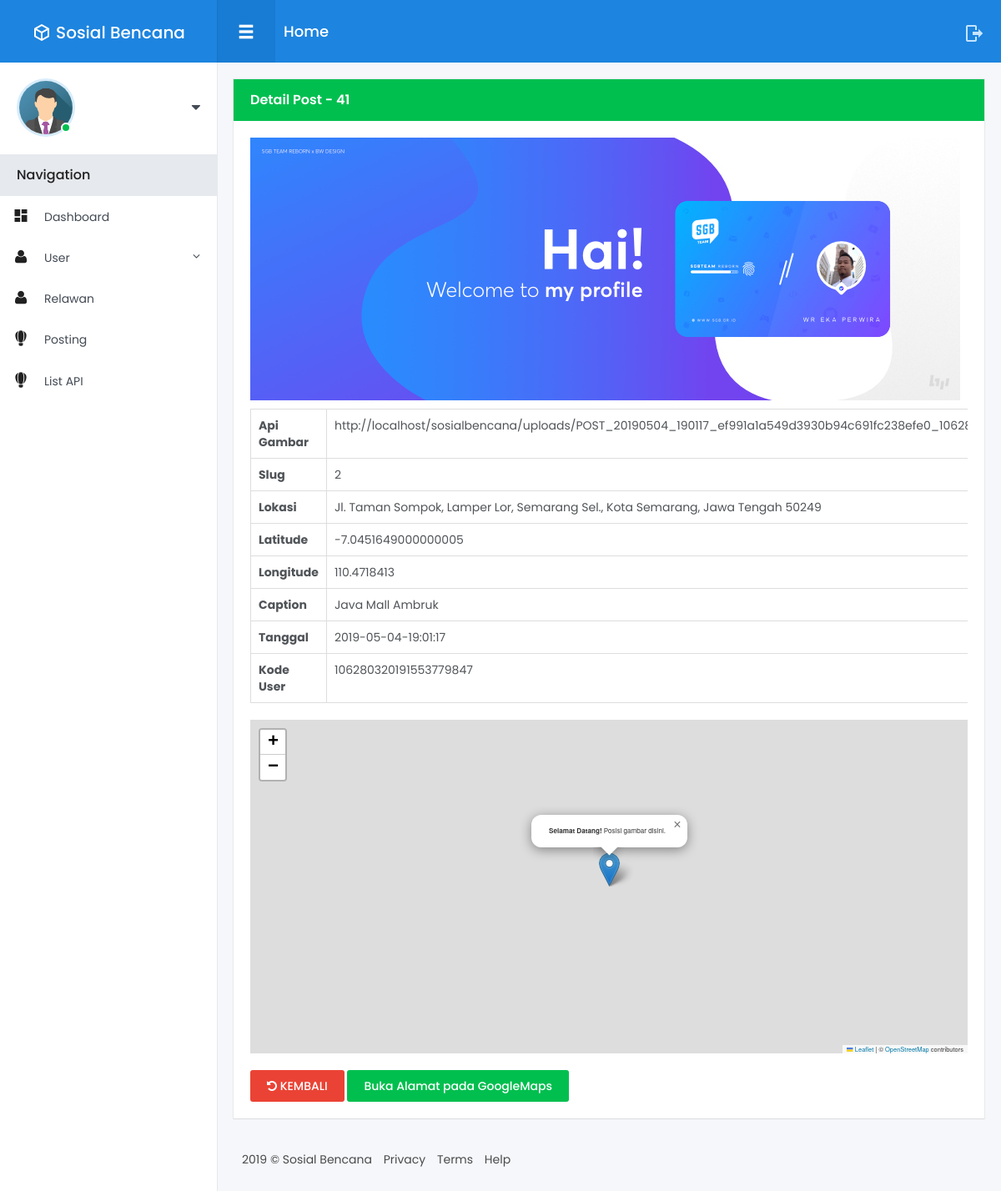
The app's page /posting/detail/41, older data.
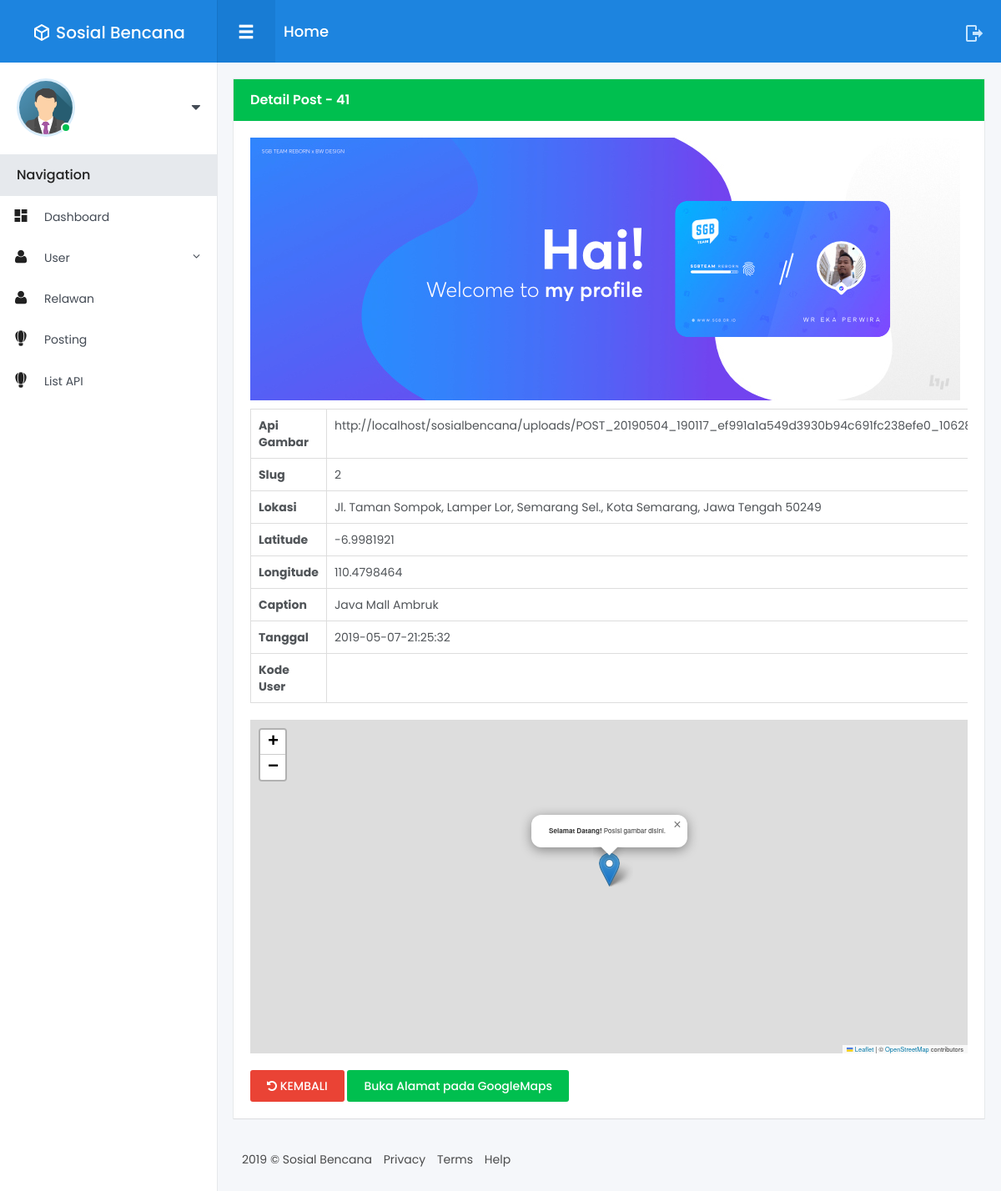
The same page, newer data.
### tables this page shows
CREATE TABLE `post` (
  `id_post` int(11) NOT NULL,
  `nama_img` varchar(255) DEFAULT NULL,
  `api_img` varchar(256) NOT NULL,
  `slug_post` varchar(255) DEFAULT NULL,
  `lokasi` varchar(255) NOT NULL,
  `lttd_loc` varchar(255) DEFAULT NULL,
  `lgttd_loc` varchar(255) DEFAULT NULL,
  `caption` text,
  `tanggal` date DEFAULT NULL,
  `waktu` time DEFAULT NULL,
  `user_kode` varchar(100) NOT NULL
);

### application/controllers/Posting.php (called while the page is built, shortened)
<?php
class Posting extends CI_Controller {
	public function __construct()
	{
        $this->load->model('Posting_model');
        $this->load->model('Status_model');
    }
    public function detail($id)
    {
        $post           = $this->Posting_model->detailPost($id)->row_array();
        $data = array(
            'post'      => $post,
        );
        $this->load->view('Admin/Posting/detail', $data);
    }
}

### index.php (called while the page is built, shortened)
<?php
require_once BASEPATH.'core/CodeIgniter.php';

### application/models/Posting_model.php (called while the page is built, shortened)
<?php
class Posting_model extends CI_Model {
    public function detailPost($where)
    {
        $this->db->where('id_post', $where);
        return $this->db->get('post');
    }
}

### application/views/Admin/Posting/detail.php (the view, shortened to what this page needs)
<!DOCTYPE html>
<html lang="en">
<head>
</head>
<body>
	<div class="main-menu">
		<header class="header">
		</header>
		<div class="content">
		</div>
	</div>
	<div class="fixed-navbar">
	</div>
	<div id="wrapper">
		<div class="main-content">
			<div class="row small-spacing">
				<div class="col-12">
					<div class="box-content card">
						<h4 class="box-title bg-success">Detail Post - <?php echo $post['id_post']; ?></h4>
						<div class="card-content">
							<img src="<?php echo base_url('uploads/').$post['nama_img']; ?>" class="margin-bottom-10"
								alt="" class="img-responsive">
							<div class="table-responsive">
								<table class="table table-bordered">
									<tbody>
										<tr>
											<th scope="row">Api Gambar</th>
											<td><?php echo $post['api_img']; ?></td>
										</tr>
										<tr>
											<th scope="row">Slug</th>
											<td><?php echo $post['slug_post']; ?></td>
										</tr>
										<tr>
											<th scope="row">Lokasi</th>
											<td><?php echo $post['lokasi']; ?></td>
										</tr>
										<tr>
											<th scope="row">Latitude</th>
											<td><?php echo $post['lttd_loc']; ?></td>
										</tr>
										<tr>
											<th scope="row">Longitude</th>
											<td><?php echo $post['lgttd_loc']; ?></td>
										</tr>
										<tr>
											<th scope="row">Caption</th>
											<td><?php echo $post['caption']; ?></td>
										</tr>
										<tr>
											<th scope="row">Tanggal</th>
											<td><?php echo $post['tanggal']."-".$post['waktu']; ?></td>
										</tr>
										<tr>
											<th scope="row">Kode User</th>
											<td><?php echo $post['user_kode']; ?></td>
										</tr>
									</tbody>
								</table>
                                <div class="mapContainer">
									<div id="map2" class="map2"></div>
								</div>
                                <div class="clear-fix"><br></div>
							</div>
							<a href="<?php echo base_url('posting'); ?>" class="btn btn-danger btn-sm"><i
									class="fa fa-rotate-left"></i> KEMBALI</a>
                            <a class="btn btn-success btn-sm" target="_blank"
                                href="//maps.google.com/maps?f=d&amp;daddr=<?php echo $post['lttd_loc']; ?>,<?php echo $post['lgttd_loc']; ?>&amp;hl=en">
                                Buka Alamat pada GoogleMaps</a>
						</div>
					</div>
				</div>
			</div>
			<footer class="footer">
			</footer>
		</div>
	</div>
</body>
</html>

Row changes from the older to the newer data that the page shows:
changed post "Jl. Taman Sompok, Lamper Lor, Semarang Sel., Kota Semarang, Jawa Tengah 50249": lttd_loc "-7.0451649000000005" → "-6.9981921"; lgttd_loc "110.4718413" → "110.4798464"; tanggal "2019-05-04" → "2019-05-07"; waktu "19:01:17" → "21:25:32"; user_kode "106280320191553779847" → (not shown)
